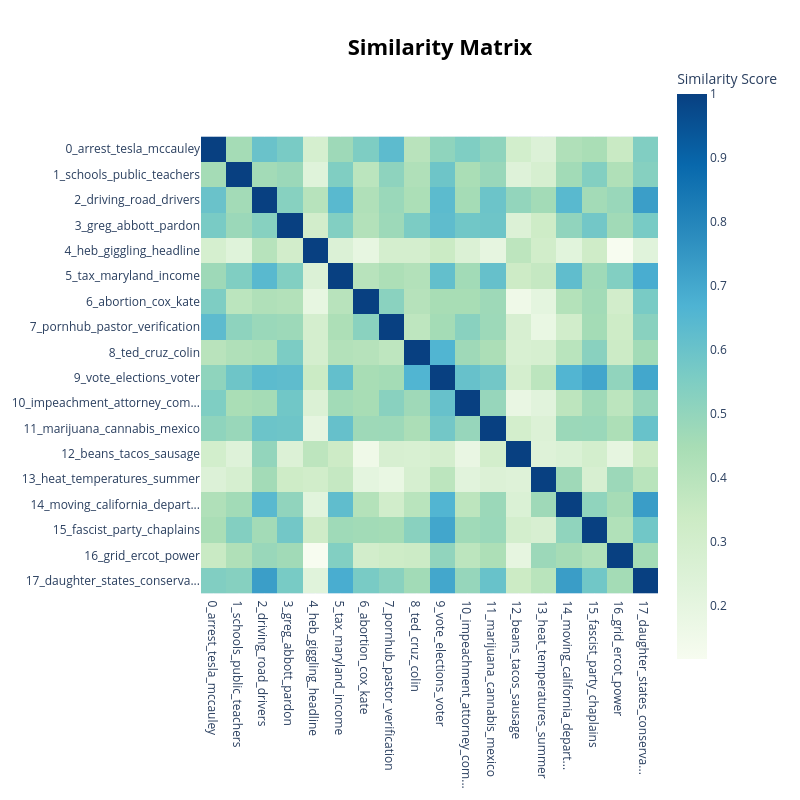

Notebook source saved alongside this figure:
### Code cell
# Creating a heatmap, showing how similar a topic is to each other
texas_fig_heatmap = models['texas'].visualize_heatmap()
texas_fig_heatmap.show()

with open('../docs/code_analysis/bert_files/texas/texas-topic-heatmap.html', 'w') as f:
    f.write(texas_fig_heatmap.to_html(include_plotlyjs='cdn'))

### Figure 1 — Plotly figure (JSON) as saved in the notebook; plotly's stock layout.template omitted (floating-point values rounded to 4 significant figures; data arrays with more than 128 entries replaced by an {"elided": "..."} marker saying what was removed)
{"data": [{"coloraxis": "coloraxis", "hovertemplate": "x: %{x}<br>y: %{y}<br>Similarity Score: %{z}<extra></extra>", "name": "0", "type": "heatmap", "x": ["0_arrest_tesla_mccauley", "1_schools_public_teachers", "2_driving_road_drivers", "3_greg_abbott_pardon", "4_heb_giggling_headline", "5_tax_maryland_income", "6_abortion_cox_kate", "7_pornhub_pastor_verification", "8_ted_cruz_colin", "9_vote_elections_voter", "10_impeachment_attorney_com...", "11_marijuana_cannabis_mexico", "12_beans_tacos_sausage", "13_heat_temperatures_summer", "14_moving_california_depart...", "15_fascist_party_chaplains", "16_grid_ercot_power", "17_daughter_states_conserva..."], "xaxis": "x", "y": ["0_arrest_tesla_mccauley", "1_schools_public_teachers", "2_driving_road_drivers", "3_greg_abbott_pardon", "4_heb_giggling_headline", "5_tax_maryland_income", "6_abortion_cox_kate", "7_pornhub_pastor_verification", "8_ted_cruz_colin", "9_vote_elections_voter", "10_impeachment_attorney_com...", "11_marijuana_cannabis_mexico", "12_beans_tacos_sausage", "13_heat_temperatures_summer", "14_moving_california_depart...", "15_fascist_party_chaplains", "16_grid_ercot_power", "17_daughter_states_conserva..."], "yaxis": "y", "z": {"elided": "18x18 float values"}}], "layout": {"coloraxis": {"colorbar": {"title": {"text": "Similarity Score"}}, "colorscale": [[0, "rgb(247,252,240)"], [0.125, "rgb(224,243,219)"], [0.25, "rgb(204,235,197)"], [0.375, "rgb(168,221,181)"], [0.5, "rgb(123,204,196)"], [0.625, "rgb(78,179,211)"], [0.75, "rgb(43,140,190)"], [0.875, "rgb(8,104,172)"], [1, "rgb(8,64,129)"]]}, "height": 800, "hoverlabel": {"bgcolor": "white", "font": {"family": "Rockwell", "size": 16}}, "legend": {"title": {"text": "Trend"}}, "margin": {"t": 60}, "showlegend": true, "title": {"font": {"color": "Black", "size": 22}, "text": "<b>Similarity Matrix</b>", "x": 0.55, "xanchor": "center", "y": 0.95, "yanchor": "top"}, "width": 800, "xaxis": {"anchor": "y", "constrain": "domain", "domain": [0, 1], "scaleanchor": "y"}, "yaxis": {"anchor": "x", "autorange": "reversed", "constrain": "domain", "domain": [0, 1]}}}
